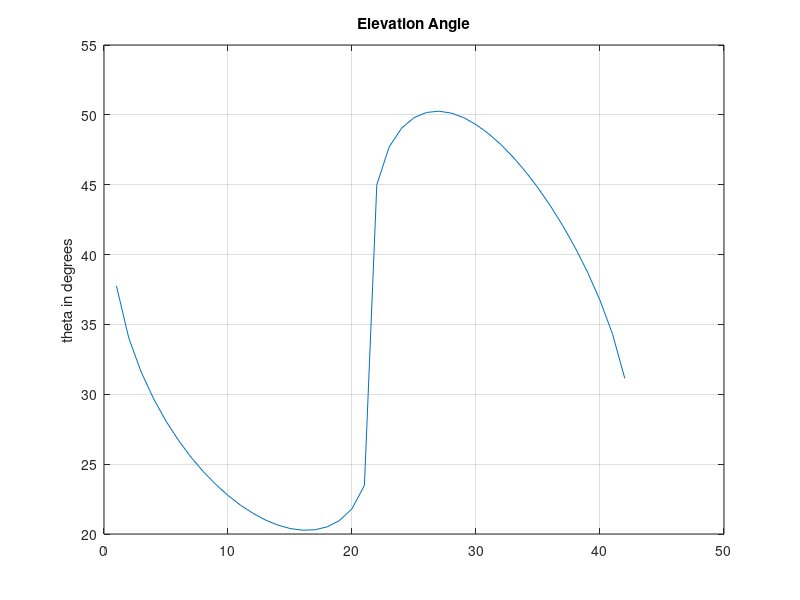
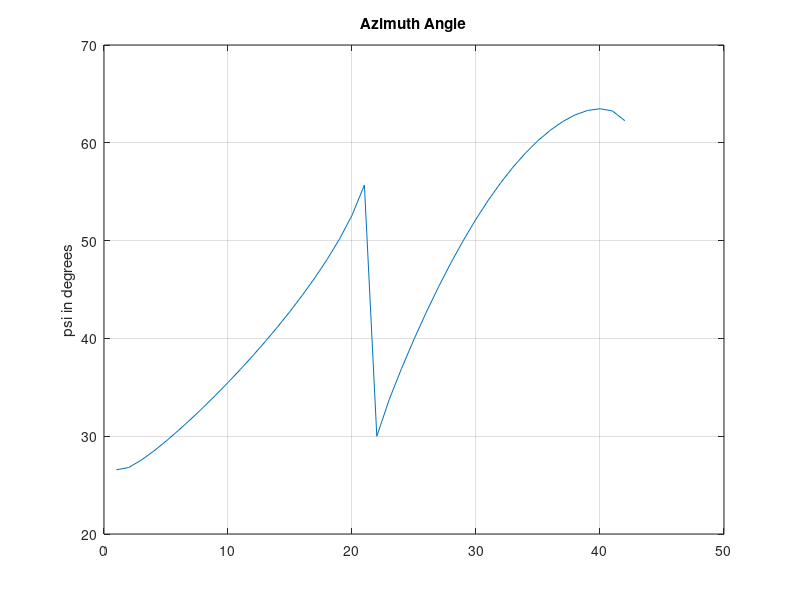

MATLAB code to generate these figures, in order:
function  conical_scan()
%
% function conical_scan()
%
% Problem 16 in GNC005A
%
% Description:
% ------------
%  Plots the conical scan
%
% Input variables:
% ----------------
%  None
%
% Output variables:
% -----------------
%  none
%
% Notations:
% ----------
%
% Known Bugs:
% -----------
%
% References:
% -----------
%  GNC 005A Notes
%
% Revision History
% ----------------
%  - Nov 10, 2006 - Started.
% *****************************************************************************
%
NUMBER_POINTS	= 100;
THETA			= 15*pi/180.;
%
% Generate uy spaced in [-1, 1]
%
uy			= linspace(-1, 1, NUMBER_POINTS);
%
% Find the discriminant of the quadratic, and consider those points
% where disc > 0
%
b			= sqrt(3)*cos(THETA) - uy;
c			= uy.*uy - sqrt(3)*cos(THETA)*uy + 1.5*cos(THETA)*cos(THETA) - .5;
disc		= b.*b - 4*c;
index		= find(disc>0);
%
% Solve for uz
%
uz_pos		= (-b(index) + sqrt(disc(index)))/2;
uz_neg		= (-b(index) - sqrt(disc(index)))/2;

uz			= [uz_pos uz_neg];

uy_new		= [uy(index) uy(index)];

ux			= uz + sqrt(3)*cos(THETA) - uy_new;

%
% 
%
theta		= asin(-uz);
psi			= asin(uy_new./cos(theta));

theta		= 180*theta/pi;
psi			= 180*psi/pi;
%
% 
%
theta_d		= asin(1/sqrt(3));
psi_d		= asin(1/sqrt(3)/cos(theta_d));

theta_d		= 180*theta_d/pi
psi_d		= 180*psi_d/pi


figure(1), clf, hold off
plot(theta)
grid on
title ('Elevation Angle');
ylabel('theta in degrees');

figure(2), clf, hold off
plot(psi)
grid on
title ('Azimuth Angle');
ylabel('psi in degrees');

